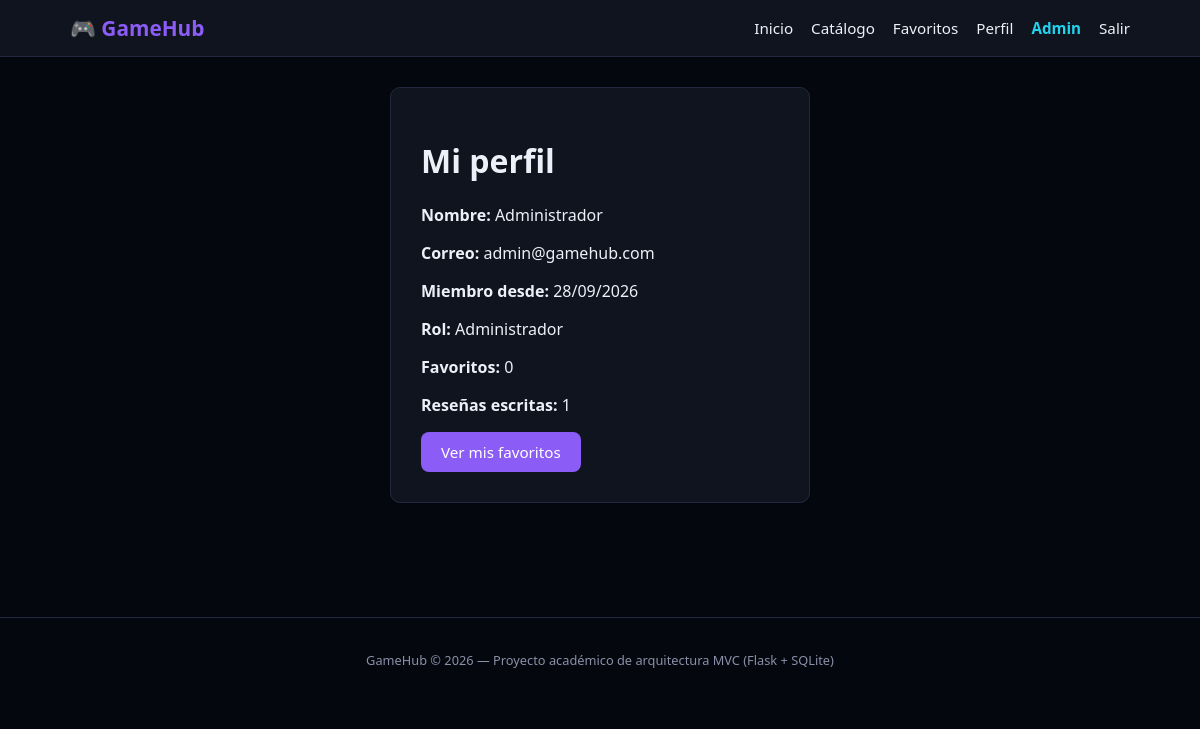
The app's page /perfil (signed in) with its own data.
### gamehub/app/models/usuario.py (models this page shows, shortened)
class Usuario(UserMixin, db.Model):
    __tablename__ = "usuarios"
    id = db.Column(db.Integer, primary_key=True)
    nombre = db.Column(db.String(80), nullable=False)
    email = db.Column(db.String(120), unique=True, nullable=False)
    password_hash = db.Column(db.String(255), nullable=False)
    es_admin = db.Column(db.Boolean, default=False)
    fecha_registro = db.Column(db.DateTime, default=datetime.utcnow)
    favoritos = db.relationship("Favorito", backref="usuario", lazy=True, cascade="all, delete-orphan")
    resenas = db.relationship("Resena", backref="usuario", lazy=True, cascade="all, delete-orphan")
    calificaciones = db.relationship("Calificacion", backref="usuario", lazy=True, cascade="all, delete-orphan")

### gamehub/app/controllers/usuario_controller.py (the view)
@usuario_bp.route("/perfil")
@login_required
def perfil():
    return render_template("perfil.html", usuario=current_user)

### gamehub/app/templates/perfil.html (shortened to what this page needs)
{% extends "base.html" %}
{% block content %}
<div class="form-box">
    <h1>Mi perfil</h1>
    <p><strong>Nombre:</strong> {{ usuario.nombre }}</p>
    <p><strong>Correo:</strong> {{ usuario.email }}</p>
    <p><strong>Miembro desde:</strong> {{ usuario.fecha_registro.strftime('%d/%m/%Y') }}</p>
    <p><strong>Rol:</strong> {{ 'Administrador' if usuario.es_admin else 'Usuario' }}</p>
    <p><strong>Favoritos:</strong> {{ usuario.favoritos|length }}</p>
    <p><strong>Reseñas escritas:</strong> {{ usuario.resenas|length }}</p>
    <a href="{{ url_for('favorito.index') }}" class="btn-primary">Ver mis favoritos</a>
</div>
{% endblock %}

### gamehub/app/static/css/style.css (style rules this page uses)
:root { --bg: #05070f; --bg-card: #10141f; --bg-card-hover: #161b2b; --accent: #8b5cf6; --accent-2: #22d3ee; --text: #eef0f8; --text-muted: #8b90a8; --border: #232840; --shadow: 0 8px 24px rgba(0, 0, 0, 0.4); }
* { transition: background-color 0.2s ease, border-color 0.2s ease, transform 0.2s ease, color 0.2s ease; }
* { box-sizing: border-box; }
body { margin: 0; font-family: "Poppins", "Segoe UI", Arial, sans-serif; background: var(--bg); color: var(--text); }
.btn-primary, .btn-secondary { display: inline-block; padding: 10px 20px; border-radius: 8px; border: none; cursor: pointer; font-size: 0.95rem; text-decoration: none; }
.btn-primary { background: var(--accent); color: white; }
.form-box { max-width: 420px; margin: 0 auto; background: var(--bg-card); padding: 30px; border-radius: 10px; border: 1px solid var(--border); }

### records on screen
Usuario: nombre "Administrador", email "admin@gamehub.com", fecha_registro "28/09/2026", es_admin "Administrador"

### other values on screen
{{ usuario.favoritos|length }} "0"
{{ usuario.resenas|length }} "1"
